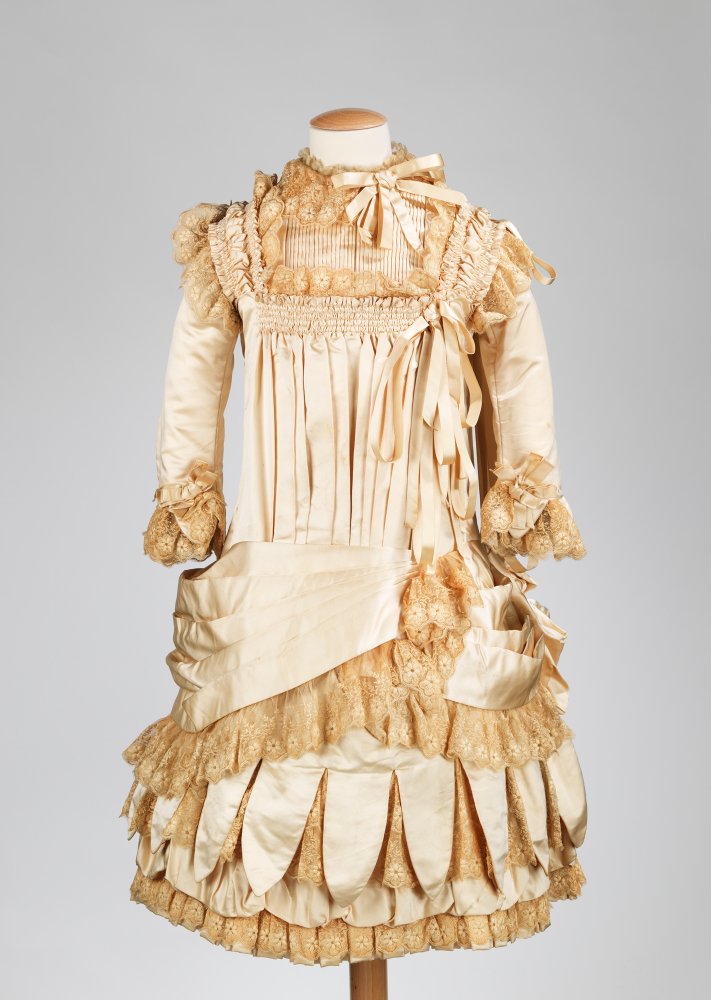
#> input picture data/cases/C01/ground_truth/photo.jpg, 1421 x 2000 px (shown at 1/2 size)
$ python -i preserve_check.py   (imports and definitions only)
#> lines starting #> are read from the running program, lines starting #| are printed output that depends on the picture; after the words box and inside, x2 and y2 are one past the last pixel; in counts of white or black regions, pixels touching at a corner belong together
### scripts/autocheck.py
"""Automatic checks for patterned cases (checks, stripes, colourways).

    uv run scripts/autocheck.py            # every generated image of every case with "autocheck": true

Writes results/autocheck.csv with, per image:
    dE_mean / dE_max   CIEDE2000 between the swatch's k dominant colours and the nearest garment colour
    repeat_axis        "across" (rows) or "down" (columns), from case.scale.repeat.axis
    period_px          dominant repeat period along that axis (autocorrelation)
    repeats            measured extent / period_px
    repeats_vs_truth   repeats / the ground truth's repeats (1.0 = same scale, < 1 = pattern too large)

Garment pixels are found by distance from the background colour sampled at the image border,
which holds for the plain backgrounds the prompt asks for.
"""

import csv

import cv2
import numpy as np
from skimage.color import deltaE_ciede2000, rgb2lab

from lib import RESULTS, case_dir, load_manifest, rel

K = 4


def lab(path):
    rgb = cv2.cvtColor(cv2.imread(str(path)), cv2.COLOR_BGR2RGB)
    return rgb, rgb2lab(rgb)


# [113 lines left out: functions dominant, garment_mask, repeat_period, check, main, not called in this run]


# [2 lines that do not run on import are left out]

### scripts/preserve_check.py
"""Checks for cases without a ground truth: what had to stay the same, and what had to change.

    uv run scripts/preserve_check.py

Writes results/preserve.csv. Per case task:
    T2 re-fabric   shape_iou against the base photo, dE_mean against the new swatch
    T3 colourways  shape_iou of each output against the line drawing's filled outline, the same
                   reference for every colourway; dE_mean against its own swatch
    T4 recolour    dE of the dark colour against the target hex, dE of the light colour against
                   the base photo's light colour, ssim of luminance against the base photo

The model reframes its output, so shapes are compared after cropping each garment mask to its
bounding box and resizing to a common 256x384 frame. That measures silhouette, not position.
The floor is high: two unrelated garments, the C05 coat and the C02 dress, already score 0.839,
because any full-length garment fills most of its own box. Read shape_iou against that, not 0.
"""

import csv
import re

import cv2
import numpy as np
from skimage.color import deltaE_ciede2000, rgb2lab
from skimage.metrics import structural_similarity

from autocheck import dominant, lab
from lib import RESULTS, case_dir, load_manifest, rel

FRAME = (256, 384)


def grabcut_mask(rgb):
    """Foreground mask by GrabCut, with a 2% border taken as certain background.

    garment_mask's single colour distance from the border fails here in two ways seen in C07:
    a white garment on a light grey ground sits under its threshold, and an output that ignores
    the prompt and puts the garment on a dark vignette makes the border colour meaningless.
    GrabCut models foreground and background colour separately, so neither breaks it.
    """
    h, w = rgb.shape[:2]
    f = 512 / max(h, w)
    small = cv2.resize(rgb, (int(w * f), int(h * f)), interpolation=cv2.INTER_AREA)
    sh, sw = small.shape[:2]
    b = max(2, int(0.02 * max(sh, sw)))
    mask = np.zeros((sh, sw), np.uint8)
    bgd, fgd = np.zeros((1, 65), np.float64), np.zeros((1, 65), np.float64)
    cv2.setRNGSeed(0)
    cv2.grabCut(cv2.cvtColor(small, cv2.COLOR_RGB2BGR), mask, (b, b, sw - 2 * b, sh - 2 * b), bgd, fgd, 5, cv2.GC_INIT_WITH_RECT)
    fg = np.isin(mask, (cv2.GC_FGD, cv2.GC_PR_FGD)).astype(np.uint8)
    n, labels, stats, _ = cv2.connectedComponentsWithStats(fg)
    if n > 1:
        fg = (labels == 1 + np.argmax(stats[1:, cv2.CC_STAT_AREA])).astype(np.uint8)
    return cv2.resize(fg, (w, h), interpolation=cv2.INTER_NEAREST).astype(bool)


def normalised(path):
    """Garment mask and greyscale image, cropped to the garment and resized to FRAME."""
#> called with path = '../data/cases/C01/ground_truth/photo.jpg'
    rgb, img_lab = lab(path)
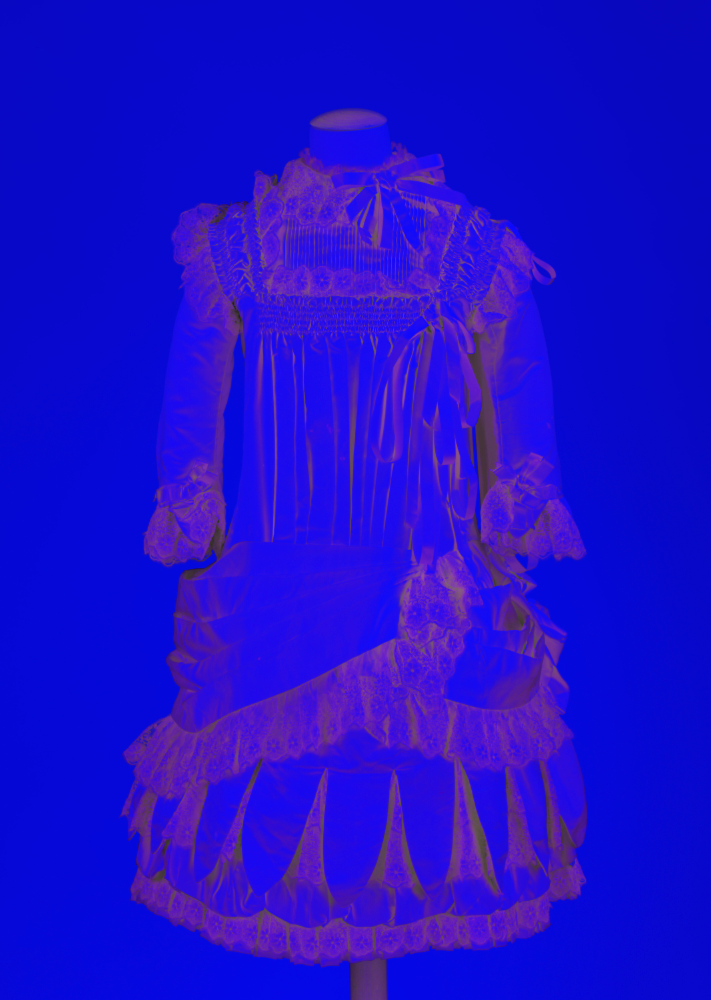
#> img_lab: shape (2000, 1421, 3) float64 (shown at 1/2 size); mean of channels 0, 1, 2 79.8, 2.5, 9.3; drawn with min black and max white
    mask = grabcut_mask(rgb)
#> in grabcut_mask, `small = cv2.resize(rgb, (int(w * f), int(h * f)), interpolation=cv2.IN..`:
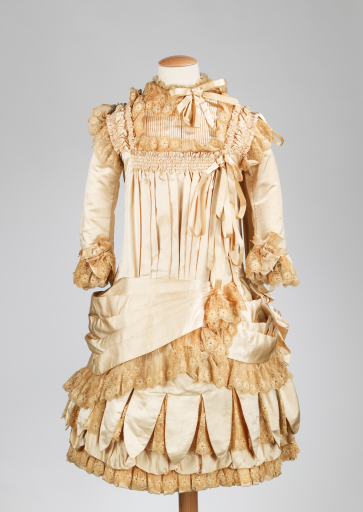
#> small: shape (512, 363, 3); mean R, G, B 208.4, 196.2, 181.4
#> in grabcut_mask, `fg = np.isin(mask, (cv2.GC_FGD, cv2.GC_PR_FGD)).astype(np.uint8)`:
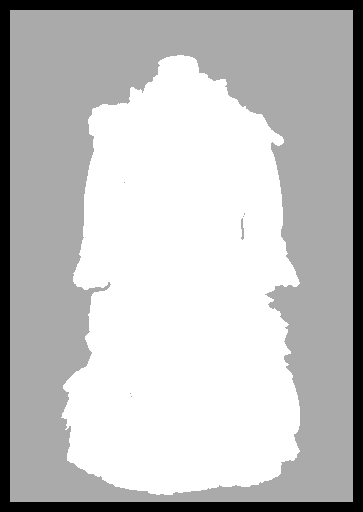
#> mask: shape (512, 363); min 0, max 3, mean 2.25; drawn with min black and max white
#> in grabcut_mask, `n, labels, stats, _ = cv2.connectedComponentsWithStats(fg)`:
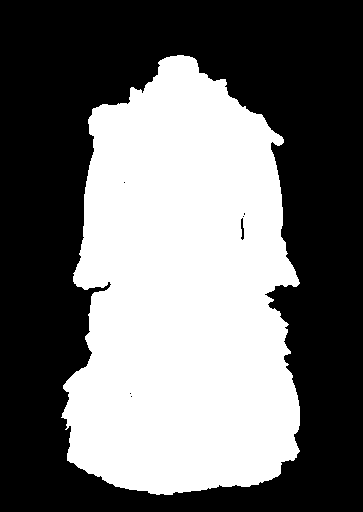
#> fg: shape (512, 363); values 0 (black) and 1 (white), 43.4% white; 1 white region, box (x1, y1, x2, y2) and area: (61, 55, 300, 495) 80729
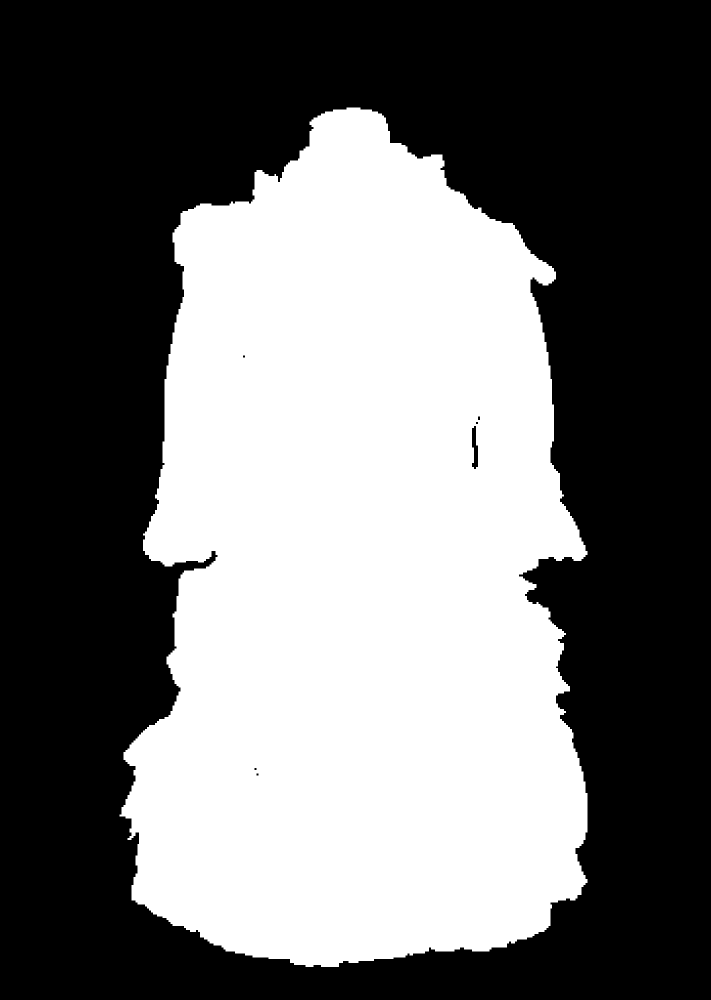
#> mask: shape (2000, 1421) bool (shown at 1/2 size); 43.4% white; 1 white region, box (x1, y1, x2, y2) and area: (239, 215, 1175, 1934) 1234412
    ys, xs = np.where(mask)
    y0, y1, x0, x1 = ys.min(), ys.max() + 1, xs.min(), xs.max() + 1
#> y0 = 215; y1 = 1934; x0 = 239; x1 = 1175
    m = cv2.resize(mask[y0:y1, x0:x1].astype(np.uint8), FRAME, interpolation=cv2.INTER_NEAREST).astype(bool)
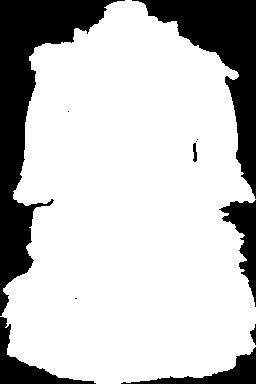
#> m: shape (384, 256) bool; 76.7% white; 11 black regions (4 under 20 px), largest, box (x1, y1, x2, y2) and area: (0, 0, 125, 316) 10869, (132, 0, 256, 199) 7349, (0, 317, 96, 384) 1616
    g = cv2.resize(cv2.cvtColor(rgb[y0:y1, x0:x1], cv2.COLOR_RGB2GRAY), FRAME, interpolation=cv2.INTER_AREA)
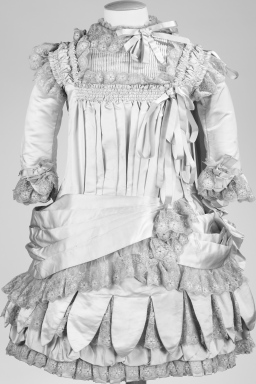
#> g: shape (384, 256); min 28, max 254, mean 197
    return m, g, img_lab[mask]


# [10 lines left out: function drawing_silhouette, not called in this run]


def iou(a, b):
    return round(float((a & b).sum() / max(1, (a | b).sum())), 3)


# [5 lines left out: function de_mean, not called in this run]


def dark_light(garment_lab):
    c, _ = dominant(garment_lab[None, :, :], k=2)
    return c[np.argsort(c[:, 0])]


def hex_lab(h):
    rgb = np.array([int(h[i:i + 2], 16) for i in (1, 3, 5)], np.uint8)[None, None]
    return rgb2lab(rgb)[0, 0]


# [39 lines left out: function main, not called in this run]


# [2 lines not run here, left out]

>>> result = normalised('../data/cases/C01/ground_truth/photo.jpg')

$ run again, on data/cases/C02/inputs/fabric.jpg
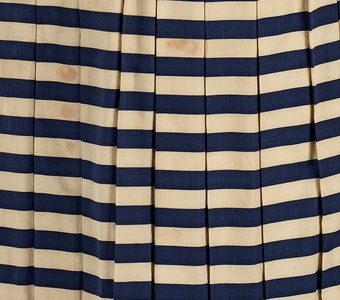
#> input picture data/cases/C02/inputs/fabric.jpg, 340 x 300 px
#> in grabcut_mask, `n, labels, stats, _ = cv2.connectedComponentsWithStats(fg)`:
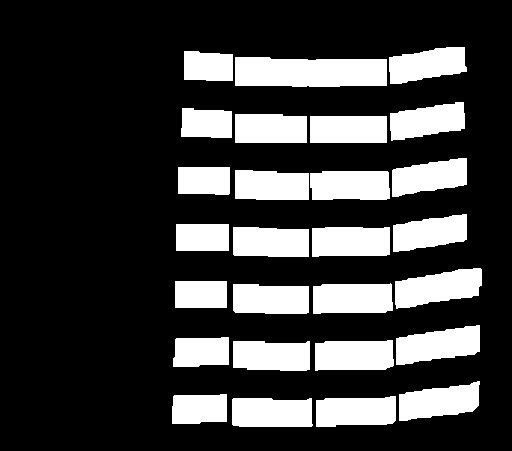
#> fg: shape (451, 512); values 0 (black) and 1 (white), 24.1% white; 27 white regions, largest, box (x1, y1, x2, y2) and area: (235, 57, 387, 87) 4213, (395, 268, 482, 309) 2426, (396, 325, 480, 365) 2364
#> ys = 1846 values from 38 to 57; xs = 1846 values, max 256 at index 145, min 157 at index 0, mean 205.5
#> y0 = 38; y1 = 58; x0 = 157; x1 = 257
#> m: shape (384, 256) bool; 92.2% white; 1 black region, box (x1, y1, x2, y2) and area: (59, 0, 256, 39) 7683
#> in normalised, `g = cv2.resize(cv2.cvtColor(rgb[y0:y1, x0:x1], cv2.COLOR_RGB2GRAY), FR..`:
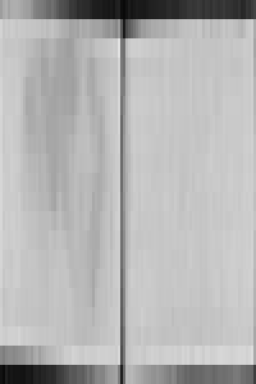
#> g: shape (384, 256); min 9, max 226, mean 180.2
